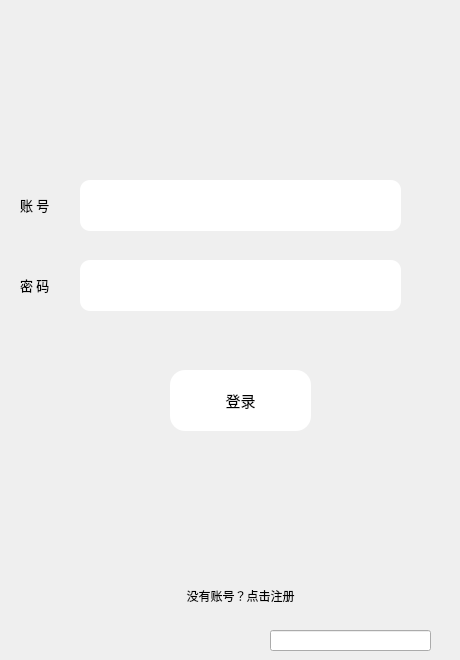
<?xml version="1.0" encoding="UTF-8"?>
<ui version="4.0">
 <class>Login</class>
 <widget class="QWidget" name="Login">
  <property name="geometry">
   <rect>
    <x>0</x>
    <y>0</y>
    <width>460</width>
    <height>660</height>
   </rect>
  </property>
  <property name="minimumSize">
   <size>
    <width>460</width>
    <height>660</height>
   </size>
  </property>
  <property name="maximumSize">
   <size>
    <width>460</width>
    <height>660</height>
   </size>
  </property>
  <property name="windowTitle">
   <string>Form</string>
  </property>
  <widget class="QLineEdit" name="lineEdit_Pw">
   <property name="geometry">
    <rect>
     <x>80</x>
     <y>260</y>
     <width>321</width>
     <height>51</height>
    </rect>
   </property>
   <property name="font">
    <font>
     <family>Arial</family>
     <pointsize>10</pointsize>
    </font>
   </property>
   <property name="mouseTracking">
    <bool>false</bool>
   </property>
   <property name="styleSheet">
    <string notr="true">border-radius:10px;</string>
   </property>
   <property name="echoMode">
    <enum>QLineEdit::Password</enum>
   </property>
  </widget>
  <widget class="QLabel" name="Background">
   <property name="geometry">
    <rect>
     <x>-90</x>
     <y>-200</y>
     <width>631</width>
     <height>861</height>
    </rect>
   </property>
   <property name="sizePolicy">
    <sizepolicy hsizetype="Fixed" vsizetype="Fixed">
     <horstretch>0</horstretch>
     <verstretch>0</verstretch>
    </sizepolicy>
   </property>
   <property name="minimumSize">
    <size>
     <width>631</width>
     <height>861</height>
    </size>
   </property>
   <property name="maximumSize">
    <size>
     <width>631</width>
     <height>861</height>
    </size>
   </property>
   <property name="autoFillBackground">
    <bool>false</bool>
   </property>
   <property name="styleSheet">
    <string notr="true">background-image: url(:/src/image/cubee.jpg);</string>
   </property>
   <property name="text">
    <string/>
   </property>
  </widget>
  <widget class="QLabel" name="label_text_Id">
   <property name="geometry">
    <rect>
     <x>20</x>
     <y>190</y>
     <width>41</width>
     <height>31</height>
    </rect>
   </property>
   <property name="font">
    <font>
     <family>微软雅黑</family>
     <pointsize>10</pointsize>
     <weight>50</weight>
     <bold>false</bold>
    </font>
   </property>
   <property name="text">
    <string>&lt;html&gt;&lt;head/&gt;&lt;body&gt;&lt;p&gt;&lt;span style=&quot; font-size:10pt;&quot;&gt;账 号&lt;/span&gt;&lt;/p&gt;&lt;/body&gt;&lt;/html&gt;</string>
   </property>
  </widget>
  <widget class="QLabel" name="Icon_label">
   <property name="geometry">
    <rect>
     <x>-10</x>
     <y>-120</y>
     <width>431</width>
     <height>291</height>
    </rect>
   </property>
   <property name="styleSheet">
    <string notr="true">background-image: url(:/src/image/KSSA_Login_Title.png);</string>
   </property>
   <property name="text">
    <string/>
   </property>
  </widget>
  <widget class="QLabel" name="label_text_Pw">
   <property name="geometry">
    <rect>
     <x>20</x>
     <y>270</y>
     <width>41</width>
     <height>31</height>
    </rect>
   </property>
   <property name="font">
    <font>
     <family>微软雅黑</family>
     <pointsize>10</pointsize>
     <weight>50</weight>
     <bold>false</bold>
    </font>
   </property>
   <property name="text">
    <string>&lt;html&gt;&lt;head/&gt;&lt;body&gt;&lt;p&gt;&lt;span style=&quot; font-size:10pt;&quot;&gt;密 码&lt;/span&gt;&lt;/p&gt;&lt;/body&gt;&lt;/html&gt;</string>
   </property>
  </widget>
  <widget class="QPushButton" name="Button_SignIn">
   <property name="geometry">
    <rect>
     <x>170</x>
     <y>370</y>
     <width>141</width>
     <height>61</height>
    </rect>
   </property>
   <property name="font">
    <font>
     <family>黑体</family>
     <pointsize>11</pointsize>
     <weight>50</weight>
     <italic>false</italic>
     <bold>false</bold>
    </font>
   </property>
   <property name="cursor">
    <cursorShape>PointingHandCursor</cursorShape>
   </property>
   <property name="styleSheet">
    <string notr="true">border-radius:15px;
font: 11pt &quot;黑体&quot;;
background-color: rgb(255, 255, 255);</string>
   </property>
   <property name="text">
    <string>登录</string>
   </property>
  </widget>
  <widget class="QPushButton" name="Button_Register">
   <property name="geometry">
    <rect>
     <x>150</x>
     <y>580</y>
     <width>181</width>
     <height>31</height>
    </rect>
   </property>
   <property name="font">
    <font>
     <family>黑体</family>
     <pointsize>9</pointsize>
     <weight>50</weight>
     <italic>false</italic>
     <bold>false</bold>
    </font>
   </property>
   <property name="cursor">
    <cursorShape>PointingHandCursor</cursorShape>
   </property>
   <property name="styleSheet">
    <string notr="true">font: 9pt &quot;黑体&quot;;
border:none;</string>
   </property>
   <property name="text">
    <string>没有账号？点击注册</string>
   </property>
   <property name="checkable">
    <bool>false</bool>
   </property>
   <property name="checked">
    <bool>false</bool>
   </property>
  </widget>
  <widget class="QLineEdit" name="lineEdit_Id">
   <property name="geometry">
    <rect>
     <x>80</x>
     <y>180</y>
     <width>321</width>
     <height>51</height>
    </rect>
   </property>
   <property name="font">
    <font>
     <family>Arial</family>
     <pointsize>11</pointsize>
    </font>
   </property>
   <property name="cursor">
    <cursorShape>IBeamCursor</cursorShape>
   </property>
   <property name="styleSheet">
    <string notr="true">border-radius:10px;</string>
   </property>
  </widget>
  <widget class="QLineEdit" name="line_ip">
   <property name="geometry">
    <rect>
     <x>270</x>
     <y>630</y>
     <width>161</width>
     <height>21</height>
    </rect>
   </property>
   <property name="styleSheet">
    <string notr="true"/>
   </property>
  </widget>
  <zorder>Background</zorder>
  <zorder>lineEdit_Pw</zorder>
  <zorder>label_text_Id</zorder>
  <zorder>Icon_label</zorder>
  <zorder>label_text_Pw</zorder>
  <zorder>Button_SignIn</zorder>
  <zorder>Button_Register</zorder>
  <zorder>lineEdit_Id</zorder>
  <zorder>line_ip</zorder>
 </widget>
 <resources/>
 <connections>
  <connection>
   <sender>Button_Register</sender>
   <signal>clicked()</signal>
   <receiver>Login</receiver>
   <slot>on_clicked_register()</slot>
   <hints>
    <hint type="sourcelabel">
     <x>264</x>
     <y>599</y>
    </hint>
    <hint type="destinationlabel">
     <x>499</x>
     <y>575</y>
    </hint>
   </hints>
  </connection>
  <connection>
   <sender>Button_SignIn</sender>
   <signal>clicked()</signal>
   <receiver>Login</receiver>
   <slot>on_clicked_signin()</slot>
   <hints>
    <hint type="sourcelabel">
     <x>223</x>
     <y>388</y>
    </hint>
    <hint type="destinationlabel">
     <x>561</x>
     <y>394</y>
    </hint>
   </hints>
  </connection>
  <connection>
   <sender>lineEdit_Pw</sender>
   <signal>returnPressed()</signal>
   <receiver>Login</receiver>
   <slot>on_clicked_signin()</slot>
   <hints>
    <hint type="sourcelabel">
     <x>245</x>
     <y>279</y>
    </hint>
    <hint type="destinationlabel">
     <x>531</x>
     <y>286</y>
    </hint>
   </hints>
  </connection>
 </connections>
 <slots>
  <slot>on_clicked_register()</slot>
  <slot>on_clicked_signin()</slot>
 </slots>
</ui>
